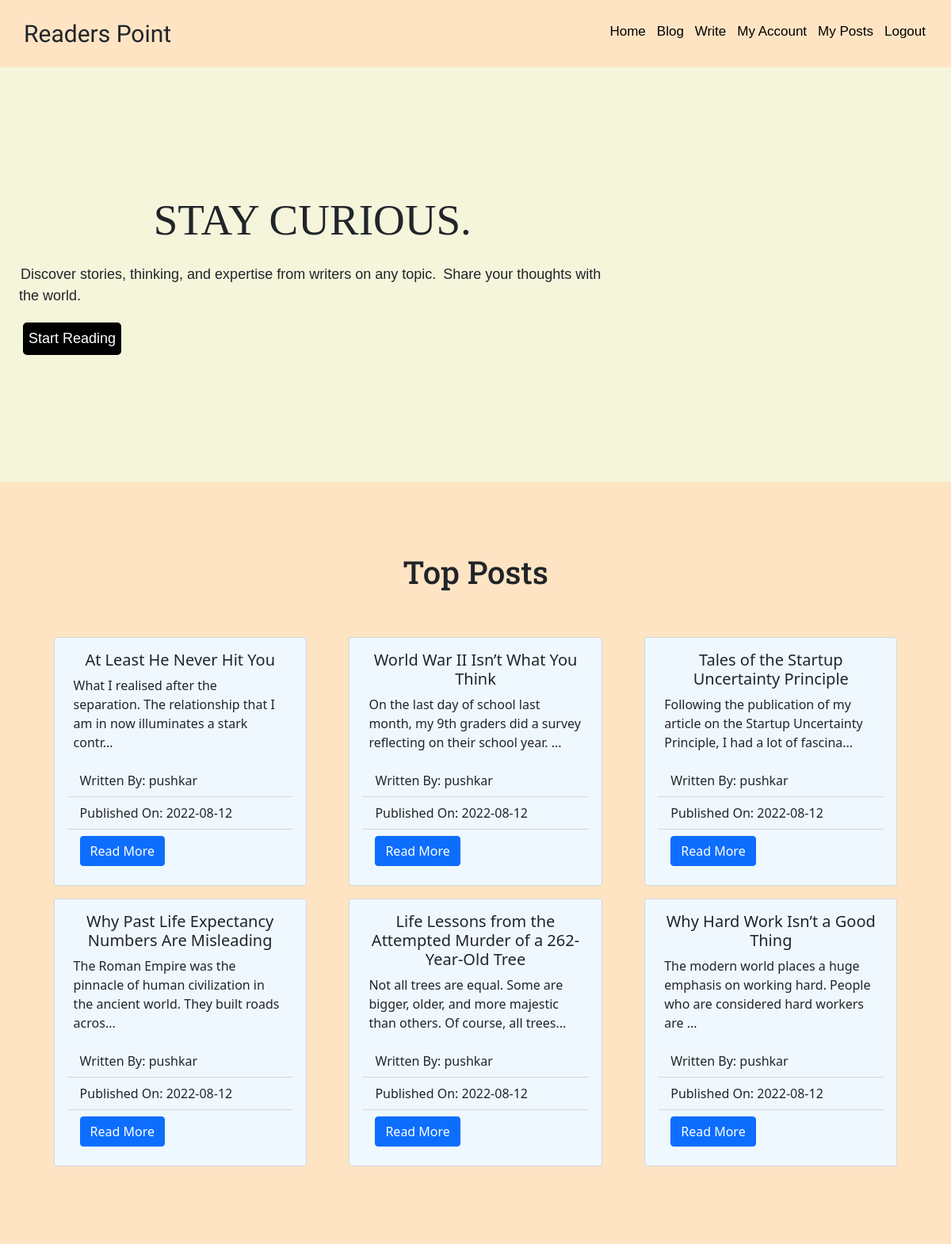
The page / (signed in) on the database its author committed.
### myProject/models.py (models this page shows, shortened)
class Post(db.Model,UserMixin):
    __tablename__ = 'posts'
    users = db.relationship(User)
    id = db.Column(db.Integer,primary_key=True)
    user_id = db.Column(db.Integer,db.ForeignKey('users.id'),nullable=False)
    date = db.Column(db.DateTime,nullable=False,default=datetime.utcnow)
    title = db.Column(db.Text,nullable=False)
    text = db.Column(db.Text,nullable=False)

class User(db.Model,UserMixin):
    __tablename__ = 'users'
    id = db.Column(db.Integer, primary_key=True)
    username = db.Column(db.String , unique=True,index=True)
    email = db.Column(db.String , unique=True,index=True)
    password = db.Column(db.String)
    confirm_pass = db.Column(db.String)
    profile_image = db.Column(db.String,nullable=False,default='default_image.jpg')
    posts = db.relationship('Post',backref='user',lazy=True)

### myProject/core/views.py (the view)
@core.route('/')
def index():
    page = request.args.get('page',1,type=int)
    posts = Post.query.order_by(Post.date.desc()).paginate(page=page,per_page=6)
    return render_template('home.html',posts=posts)

### myProject/models.py (called while the page is built)
@login_manager.user_loader
def load_user(user_id):
    return User.query.get(user_id)

### myProject/templates/home.html
{% extends "base.html" %}
{% block content %}
<section class="header">
  <div>
    <h1>STAY CURIOUS.</h1>
    <div class="lines mx-4">
      <p>Discover stories, thinking, and expertise from writers on any topic.</p>
      <p>Share your thoughts with the world.</p>
      <a href="{{url_for('core.blog')}}"><button>Start Reading</button></a>
    </div>
  </div>
  <img src="https://cdn.pixabay.com/photo/2014/03/24/17/21/newspaper-295480_960_720.png" class="mx-4" alt="">
</section>
<section class="top-posts">
  <h1>Top Posts</h1>
  <div class="posts">
    {% for post in posts.items[:6] %}
    <div class="card my-2 mx-3 post">
        <div class="card-body">
          <h5 class="card-title text-center">{{post.title}}</h5>
          <p class="card-text mx-2">{{post.text[0:100]}}...</p>
          <ul class="list-group list-group-flush">
            <li class="list-group-item">Written By: {{post.user.username}}</li>
            <li class="list-group-item">Published On: {{post.date.strftime('%Y-%m-%d')}}</li>
            <li class="list-group-item"><a href="{{url_for('blog_posts.blog_post',blog_post_id=post.id)}}"><button class="btn btn-primary">Read More</button></a></li>
          </ul>
        </div>
    </div>
    {% endfor %}
  </div>
</section>
{% endblock %}

### myProject/templates/base.html (style rules this page uses)
* { margin: 0; padding: 0; }
li a { color: black; text-decoration: none; }
.header { padding-top: 170px; padding-bottom: 170px; display: flex; justify-content: space-evenly; background-color: beige; }
.header img { width: 430px; }
.header h1 { text-align: center; font-size: 55px; margin-bottom: 22px; font-family: Georgia, 'Times New Roman', Times, serif; }
.lines { font-family: Verdana, Geneva, Tahoma, sans-serif; width: fit-content; margin: auto; font-size: 20px; }
.header p { margin: 2px; }
.lines button { margin-top: 30px; padding: 5px; font-size: 18px; border: 2px solid black; border-radius: 5px; background-color: black; color: white; margin-left: 5px; }
.posts { display: flex; flex-wrap: wrap; justify-content: space-evenly; }
.top-posts { background-color: bisque; padding: 30px; padding-top: 100px; padding-bottom: 100px; }
.top-posts h1 { text-align: center; font-size: 40px; font-family: 'Roboto Slab', serif; margin-bottom: 50px; }
.post { width: 28%; background-color: aliceblue; }
.post li { background: none; }
@media (max-width:1224px) { .header { padding-top: 160px; padding-bottom: 160px; } }
@media (max-width:1224px) { .lines { font-size: 18px; } }
@media (max-width:1224px) { .header p { display: inline; } }
@media (max-width:1224px) { .header a { display: block; } }
@media (max-width:1224px) { .lines button { margin-top: 20px; } }
@media (max-width:1224px) { .header img { width: 400px; } }
@media (max-width:1224px) { .top-posts { padding-top: 90px; padding-bottom: 90px; } }

### rows shown on the page
Post: title "At Least He Never Hit You", text "What I realised after the separation. The relationship that I am in now illuminates a stark contr", user.username "pushkar", date "2022-08-12"
Post: title "World War II Isn’t What You Think", text "On the last day of school last month, my 9th graders did a survey reflecting on their school year.", user.username "pushkar", date "2022-08-12"
Post: title "Tales of the Startup Uncertainty Principle", text "Following the publication of my article on the Startup Uncertainty Principle, I had a lot of fascina", user.username "pushkar", date "2022-08-12"
Post: title "Why Past Life Expectancy Numbers Are Misleading", text "The Roman Empire was the pinnacle of human civilization in the ancient world. They built roads acros", user.username "pushkar", date "2022-08-12"
Post: title "Life Lessons from the Attempted Murder of a 262-Year-Old Tree", text "Not all trees are equal. Some are bigger, older, and more majestic than others. Of course, all trees", user.username "pushkar", date "2022-08-12"
Post: title "Why Hard Work Isn’t a Good Thing", text "The modern world places a huge emphasis on working hard. People who are considered hard workers are", user.username "pushkar", date "2022-08-12"
